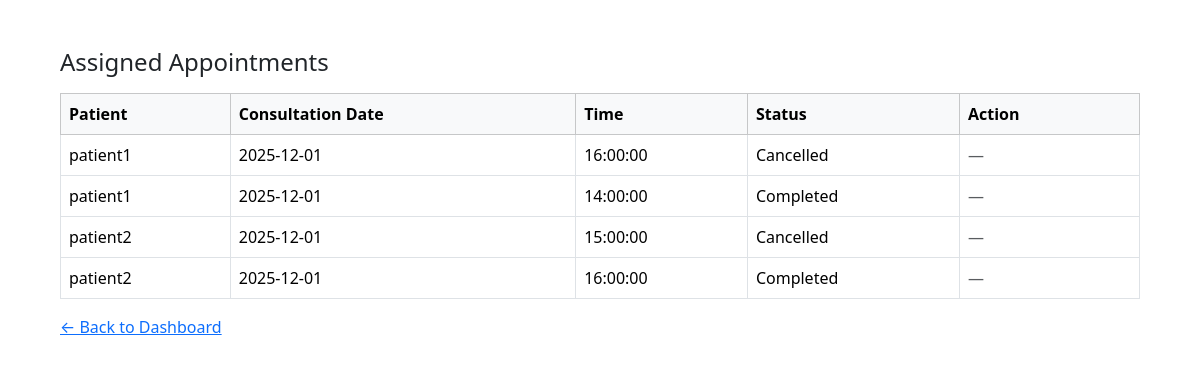
Screenshot of /doctor/appointments (signed in) with the database file from the repository.
### app/models.py (models this page shows, shortened)
class Appointment(db.Model):
    __tablename__ = "appointment"
    id = db.Column(db.Integer, primary_key=True)
    patient_id = db.Column(db.Integer, db.ForeignKey("user.id"), nullable=False)
    doctor_id = db.Column(db.Integer, db.ForeignKey("user.id"), nullable=False)
    date = db.Column(db.Date, nullable=False)
    time = db.Column(db.Time, nullable=False)
    status = db.Column(db.String(20), default="Booked")
    created_at = db.Column(db.DateTime, default=datetime.utcnow)
    patient = db.relationship(
        "User",
        foreign_keys=[patient_id],
        backref="appointments_as_patient"
    )
    doctor = db.relationship(
        "User",
        foreign_keys=[doctor_id],
        backref="appointments_as_doctor"
    )

class User(UserMixin, db.Model):
    __tablename__ = "user"
    id = db.Column(db.Integer, primary_key=True)
    name = db.Column(db.String(120), nullable=False)
    email = db.Column(db.String(120), unique=True, nullable=False)
    role = db.Column(db.String(20), nullable=False)
    password_hash = db.Column(db.String(128), nullable=False)
    active = db.Column(db.Boolean, default=True)
    created_at = db.Column(db.DateTime, default=datetime.utcnow)

### app/routes.py (the view)
@main.route("/doctor/appointments")
@login_required
def doctor_appointments():
    if current_user.role != "doctor":
        return redirect(url_for("main.index"))
    appointments = Appointment.query.filter_by(
        doctor_id=current_user.id
    ).order_by(Appointment.date).all()
    return render_template("doctor_appointments.html", appointments=appointments)

### app/__init__.py (called while the page is built)
@login_manager.user_loader
def load_user(user_id):
    from app.models import User
    return User.query.get(int(user_id))

### app/templates/doctor_appointments.html (shortened to what this page needs)
<!DOCTYPE html>
<html>
<head>
    <link
        href="https://cdn.jsdelivr.net/npm/bootstrap@5.3.2/dist/css/bootstrap.min.css"
        rel="stylesheet"
    >
</head>
<body class="p-5">
<div class="container">
    <h4 class="mb-3">Assigned Appointments</h4>
    {% if appointments %}
    <table class="table table-bordered table-hover">
        <thead class="table-light">
            <tr>
                <th>Patient</th>
                <th>Consultation Date</th>
                <th>Time</th>
                <th>Status</th>
                <th style="width: 180px;">Action</th>
            </tr>
        </thead>
        <tbody>
        {% for a in appointments %}
            <tr>
                <td>{{ a.patient.name }}</td>
                <td>{{ a.date }}</td>
                <td>{{ a.time }}</td>
                <td>{{ a.status }}</td>
                <td>
                    {% if a.status == "Booked" %}
                        <a
                            href="{{ url_for('main.complete_appointment', appt_id=a.id) }}"
                            class="btn btn-sm btn-success">
                            Complete
                        </a>
                        <a
                            href="{{ url_for('main.doctor_cancel_appointment', appt_id=a.id) }}"
                            class="btn btn-sm btn-danger">
                            Cancel
                        </a>
                    {% else %}
                        <span class="text-muted">—</span>
                    {% endif %}
                </td>
            </tr>
        {% endfor %}
        </tbody>
    </table>
    {% else %}
        <p class="text-muted">No appointments assigned.</p>
    {% endif %}
    <div class="mt-3">
        <a href="{{ url_for('main.doctor_dashboard') }}">← Back to Dashboard</a>
    </div>
</div>
</body>
</html>

### rows the page displays
Appointment: patient.name "patient1", date "2025-12-01", time "16:00:00", status "Cancelled"
Appointment: patient.name "patient1", date "2025-12-01", time "14:00:00", status "Completed"
Appointment: patient.name "patient2", date "2025-12-01", time "15:00:00", status "Cancelled"
Appointment: patient.name "patient2", date "2025-12-01", time "16:00:00", status "Completed"
